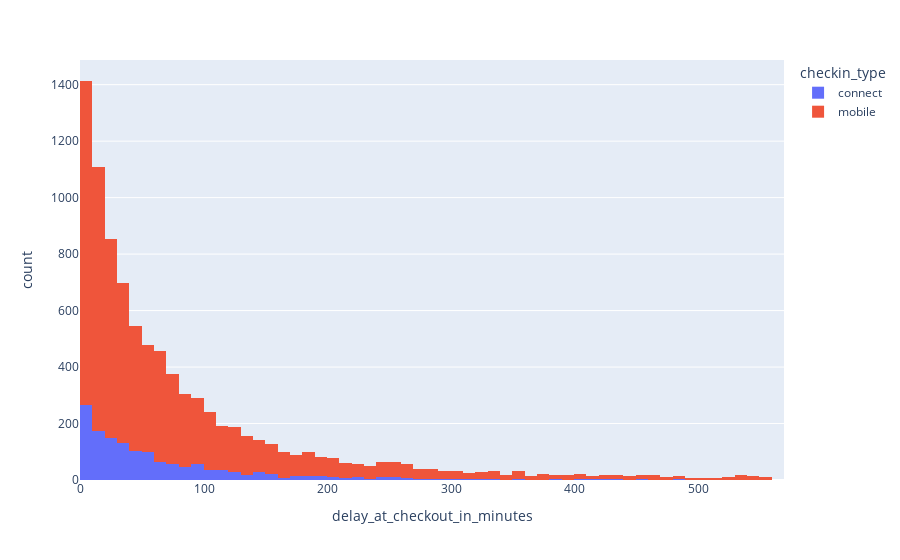

Source (notebook cell):
### Code cell
fig = px.histogram(df,color='checkin_type', x='delay_at_checkout_in_minutes')
fig.show()

### Figure 1 — Plotly figure (JSON) as saved in the notebook; plotly's stock layout.template omitted (floating-point values rounded to 4 significant figures; data arrays with more than 128 entries replaced by an {"elided": "..."} marker saying what was removed)
{"data": [{"alignmentgroup": "True", "bingroup": "x", "hovertemplate": "checkin_type=connect<br>delay_at_checkout_in_minutes=%{x}<br>count=%{y}<extra></extra>", "legendgroup": "connect", "marker": {"color": "#636efa", "pattern": {"shape": ""}}, "name": "connect", "offsetgroup": "connect", "orientation": "v", "showlegend": true, "type": "histogram", "x": {"elided": "1467 int values"}, "xaxis": "x", "yaxis": "y"}, {"alignmentgroup": "True", "bingroup": "x", "hovertemplate": "checkin_type=mobile<br>delay_at_checkout_in_minutes=%{x}<br>count=%{y}<extra></extra>", "legendgroup": "mobile", "marker": {"color": "#EF553B", "pattern": {"shape": ""}}, "name": "mobile", "offsetgroup": "mobile", "orientation": "v", "showlegend": true, "type": "histogram", "x": {"elided": "7460 int values"}, "xaxis": "x", "yaxis": "y"}], "layout": {"barmode": "relative", "legend": {"title": {"text": "checkin_type"}, "tracegroupgap": 0}, "margin": {"t": 60}, "xaxis": {"anchor": "y", "domain": [0, 1], "title": {"text": "delay_at_checkout_in_minutes"}}, "yaxis": {"anchor": "x", "domain": [0, 1], "title": {"text": "count"}}}}
